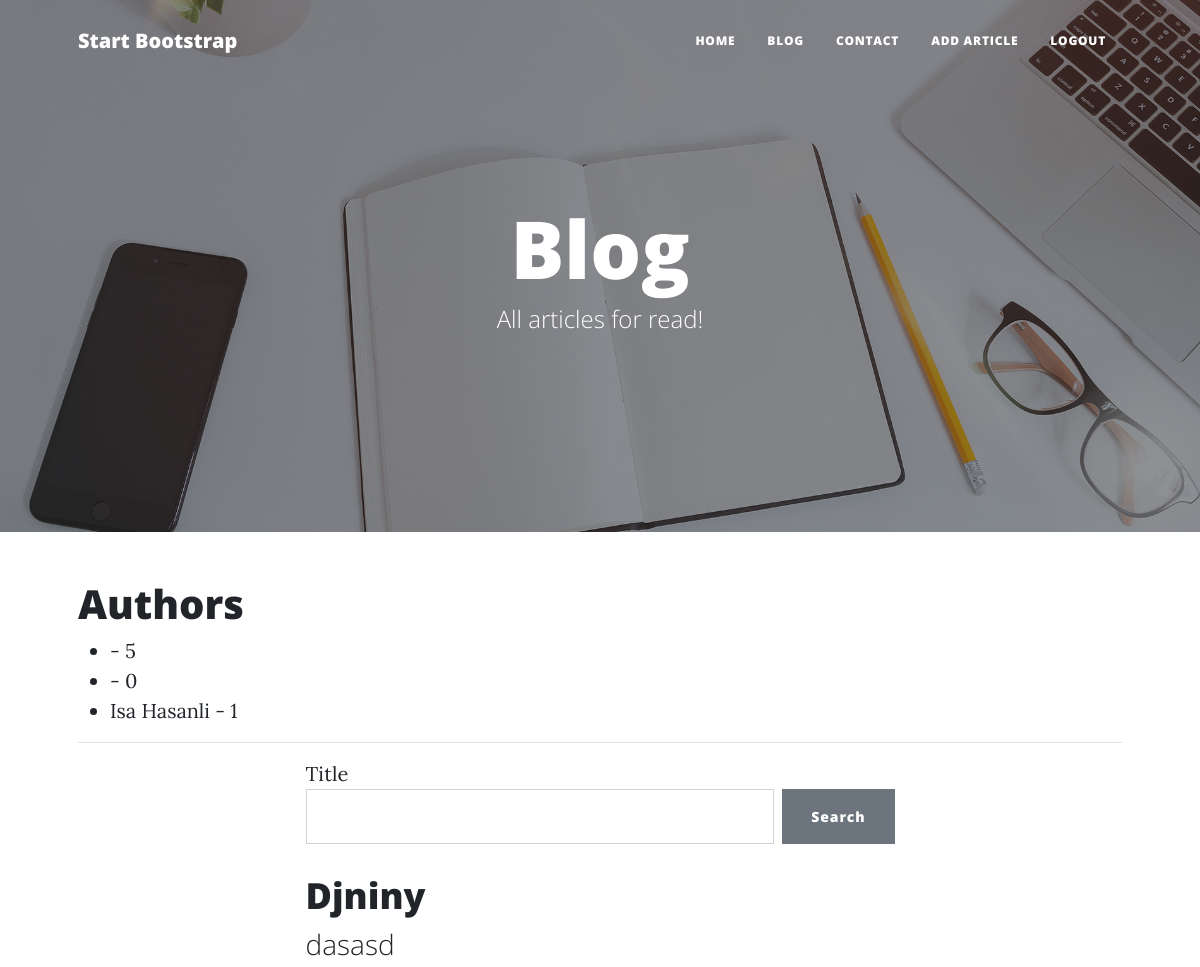
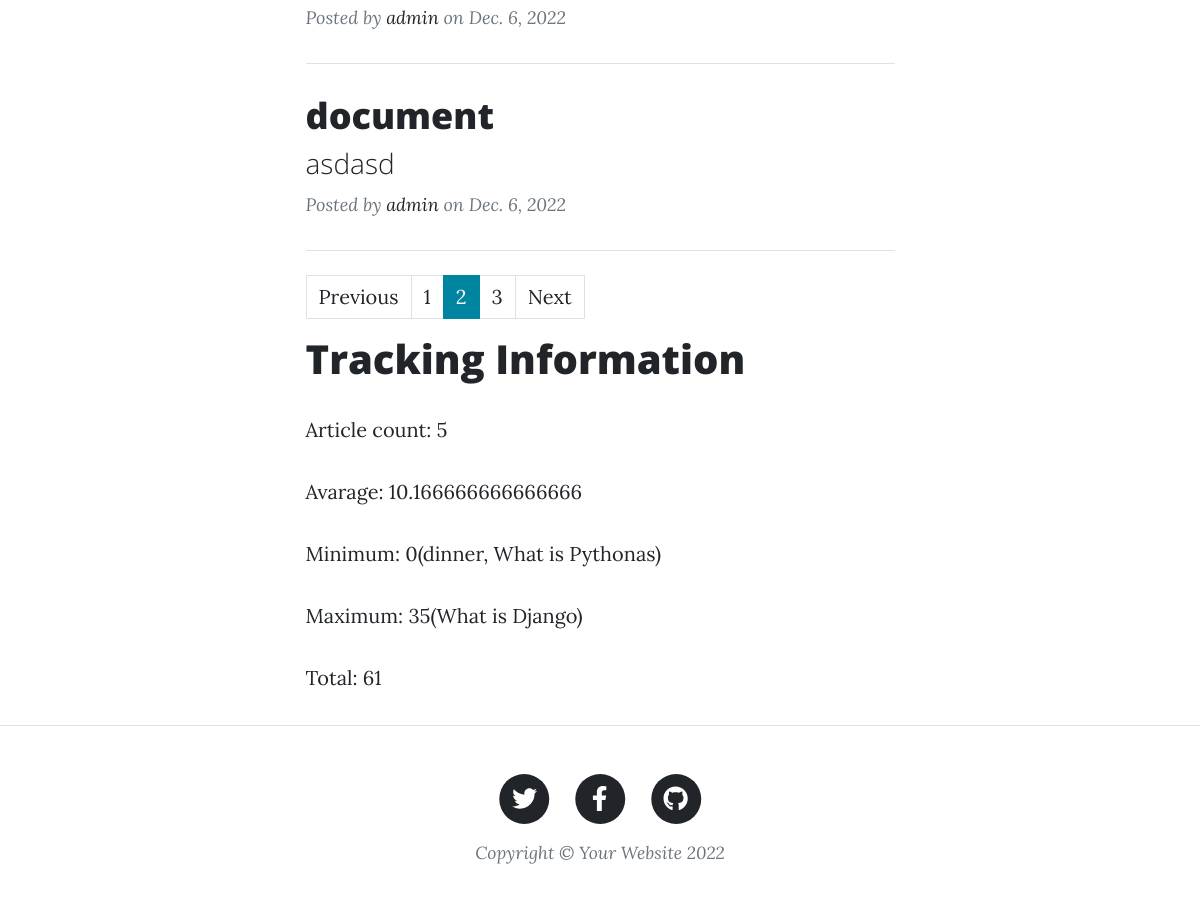
The page /blog/?page=2 (signed in) on the database its author committed (2 pictures, top to bottom).
### blog/models.py (models this page shows, shortened)
class Article(models.Model):
    title = models.CharField(max_length = 200)
    explanation = models.TextField()
    content = models.TextField()
    image = models.ImageField(upload_to = "articles")
    owner = models.ForeignKey(User, on_delete = models.CASCADE, related_name = 'articles')
    view_count = models.PositiveIntegerField(default = 0)
    is_visible = models.BooleanField(default = True)
    created_time = models.DateField(auto_now_add = True)
    updated_time = models.DateField(auto_now = True)
    def get_absolute_url(self):
        return reverse('article_detail', kwargs={'id': self.pk})

### blog/views.py (the view, shortened to what this page needs)
# urls.py: path('', views.blog, name = 'blog'),
@login_required
def blog(request):
    user_id = request.GET.get('author')
    search=request.GET.get('search')
    if user_id:
        author = User.objects.get(id = user_id)
        if author == request.user:
            articles = Article.objects.filter(owner = author)
        else:
            articles = Article.objects.filter(owner = author,is_visible = True)
        paginator = Paginator(articles,2)
        page_number = request.GET.get("page")
        article_obg = paginator.get_page(page_number)
    else:
        articles = Article.objects.filter(Q(is_visible=True) | Q(owner = request.user))
        paginator = Paginator(articles,2)
        page_number = request.GET.get("page")
        article_obg = paginator.get_page(page_number)
    authors = User.objects.all()
    article_statistics = Article.objects.aggregate(min = Min('view_count'),max = Max('view_count'),sum = Sum('view_count'),avg = Avg('view_count'))
    article_count = Article.objects.filter(is_visible = True).count
    min_view_article = Article.objects.filter(view_count = Article.objects.aggregate(min = Min("view_count"))["min"])
    max_view_article = Article.objects.filter(view_count = Article.objects.aggregate(max = Max("view_count"))["max"])
    return render(request,'blog.html', {"article_obg": article_obg,"authors": authors, "article_statistics": article_statistics, "article_count": article_count, "min_view_article": min_view_article, "max_view_article": max_view_article})

### blog/templatetags/urlhelper.py (called while the page is built)
@register.simple_tag
def edit_querystring(request, **kwargs):
    splitted = parse.urlsplit(request.get_full_path())
    querystring = dict(parse.parse_qsl(splitted.query))
    querystring.update(kwargs)
    new_querystring = parse.urlencode(querystring)
    return '?' + new_querystring

### blog/templates/blog.html
{% extends 'layout.html' %}
{% load urlhelper %}
{% block header %}
    {% include 'page-header.html' with title="Blog" description="All articles for read!" image="assets/img/home-bg.jpg" %}
{% endblock header %}
{% block main %}
<div class="container px-4 px-lg-5">
    <div class="row gx-4 gx-lg-5 justify-content-center">
        <div class="position-lg-absolute">
            <h1>Authors</h1>
            <ul>
                {% for author in authors %}
                    <li><a href="{% edit_querystring request page=1 author=author.pk %}">{{author.first_name}} {{author.last_name}} - {{author.articles.count}}</a></li>
                {% endfor %}
            </ul>
            <hr>
        </div>
        <div class="col-md-10 col-lg-8 col-xl-7" style="z-index: 10;">
            <label for="search">Title</label>
            <form action={% url 'blog' %} method="get" class="d-flex">
                <input id="search" class="form-control me-2" name="search" type="text">
                <button type="submit" class="btn btn-secondary">Search</button>
            </form>
            {% for article in article_obg %}
                    <div class="post-preview">
                        <a href="{{article.get_absolute_url}}">
                            <h2 class="post-title">{{article.title}}</h2>
                            <h3 class="post-subtitle text-truncate">{{article.explanation}}</h3>
                        </a>
                        <p class="post-meta">
                            Posted by
                            <a href="{% edit_querystring  request page=1 author=article.owner.id %}">{{article.owner}}</a>
                            on {{article.created_time}}
                        </p>
                    </div>
                    <hr class="my-4" />
            {% endfor %}
            {% if  article_obg%}
            <nav aria-label="...">
                <ul class="pagination">
                {% if article_obg.has_previous%}
                  <li class="page-item">
                    <a class="page-link" href="{% edit_querystring request page=article_obg.previous_page_number %}">Previous</a>
                  </li>
                {% else %}
                  <li class="page-item disabled">
                    <span class="page-link">Previous</span>
                  </li>
                {% endif %}
                {% for page_number in article_obg.paginator.page_range %}
                {% if page_number == article_obg.number %}
                    <li class="page-item active" aria-current="page">
                        <a class="page-link" href="{% edit_querystring request page=page_number %}">{{page_number}}</a>
                    </li>
                {% else %}
                    <li class="page-item" aria-current="page">
                        <a class="page-link" href="{% edit_querystring request page=page_number %}">{{page_number}}</a>
                    </li>
                {% endif %}
                {% endfor %}
                {% if article_obg.has_next%}
                  <li class="page-item">
                    <a class="page-link" href="{% edit_querystring request page=article_obg.next_page_number %}">Next</a>
                  </li>
                {% else %}
                  <li class="page-item disabled">
                    <span class="page-link">Next</span>
                  </li>
                {% endif %}
                </ul>
              </nav>
              {% endif %}
            <h1>Tracking Information</h1>
            <p>Article count: {{article_count}}</p>
            <p>Avarage: {{article_statistics.avg}}</p>
            <p>Minimum: {{article_statistics.min}}({% for article in min_view_article %}{% if forloop.last%}{{article.title}}{% else %}{{article.title}}, {% endif %}{% endfor %})</p>
            <p>Maximum: {{article_statistics.max}}({% for article in max_view_article %}{% if forloop.last%}{{article.title}}{% else %}{{article.title}}, {% endif %}{% endfor %})</p>
            <p>Total: {{article_statistics.sum}}</p>
        </div>
    </div>
</div>{% endblock main %}

### templates/layout.html (shortened to what this page needs)
<!DOCTYPE html>
{% load static %}
<html lang="en">
    <head>
        <link href={% static 'css/styles.css' %} rel="stylesheet" />
    </head>
    <body>
        {% include 'navbar.html' %}
        {% block header %}
        {% endblock header %}
        <main>
          {% block main %}
        {% endblock main %}
        </main>
        {% include 'footer.html' %}
    </body>
</html>

### templates/navbar.html (shortened to what this page needs)
<nav class="navbar navbar-expand-lg navbar-light" id="mainNav">
    <div class="container px-4 px-lg-5">
        <a class="navbar-brand" href="{% url 'home' %}">Start Bootstrap</a>
        <div class="collapse navbar-collapse" id="navbarResponsive">
            <ul class="navbar-nav ms-auto py-4 py-lg-0">
                <li class="nav-item"><a class="nav-link px-lg-3 py-3 py-lg-4" href={% url 'home' %} >Home</a></li>
                <li class="nav-item"><a class="nav-link px-lg-3 py-3 py-lg-4" href={% url 'blog' %} >Blog</a></li>
                <li class="nav-item"><a class="nav-link px-lg-3 py-3 py-lg-4" href={% url 'contact' %}>Contact</a></li>
                {% if user.is_authenticated %}
                <li class="nav-item"><a class="nav-link px-lg-3 py-3 py-lg-4" href={% url 'add_article' %}>Add Article</a></li>
                <li class="nav-item"><a class="nav-link px-lg-3 py-3 py-lg-4" href={% url 'logout' %}>Logout</a></li>
                {% else %}
                <li class="nav-item"><a class="nav-link px-lg-3 py-3 py-lg-4" href={% url 'login' %}>Login</a></li>
                <li class="nav-item"><a class="nav-link px-lg-3 py-3 py-lg-4" href={% url 'register' %}>Register</a></li>
                {% endif %}
            </ul>
        </div>
    </div>
</nav>

### templates/page-header.html
{% load static %}
<header class="masthead" style="background-image: url({% static image %} )">
    <div class="container position-relative px-4 px-lg-5">
        <div class="row gx-4 gx-lg-5 justify-content-center">
            <div class="col-md-10 col-lg-8 col-xl-7">
                <div class="site-heading">
                    <h1>{{title}}</h1>
                    <span class="subheading">{{description}}</span>
                </div>
            </div>
        </div>
    </div>
</header>

### templates/footer.html
<footer class="border-top">
    <div class="container px-4 px-lg-5">
        <div class="row gx-4 gx-lg-5 justify-content-center">
            <div class="col-md-10 col-lg-8 col-xl-7">
                <ul class="list-inline text-center">
                    <li class="list-inline-item">
                        <a href="#!">
                            <span class="fa-stack fa-lg">
                                <i class="fas fa-circle fa-stack-2x"></i>
                                <i class="fab fa-twitter fa-stack-1x fa-inverse"></i>
                            </span>
                        </a>
                    </li>
                    <li class="list-inline-item">
                        <a href="#!">
                            <span class="fa-stack fa-lg">
                                <i class="fas fa-circle fa-stack-2x"></i>
                                <i class="fab fa-facebook-f fa-stack-1x fa-inverse"></i>
                            </span>
                        </a>
                    </li>
                    <li class="list-inline-item">
                        <a href="#!">
                            <span class="fa-stack fa-lg">
                                <i class="fas fa-circle fa-stack-2x"></i>
                                <i class="fab fa-github fa-stack-1x fa-inverse"></i>
                            </span>
                        </a>
                    </li>
                </ul>
                <div class="small text-center text-muted fst-italic">Copyright &copy; Your Website 2022</div>
            </div>
        </div>
    </div>
</footer>

### rows shown on the page
Article: title "Djniny", explanation "dasasd", owner "admin", created_time "Dec. 6, 2022"
Article: title "document", explanation "asdasd", owner "admin", created_time "Dec. 6, 2022"
Article: title "dinner"
Article: title "What is Pythonas"
Article: title "What is Django"

### other values the page prints
{{ title }} "Blog"
{{ description }} "All articles for read!"
{{ author.articles.count }} "5"
{{ author.articles.count }} "0"
{{ author.first_name }} "Isa"
{{ author.last_name }} "Hasanli"
{{ author.articles.count }} "1"
{{ page_number }} "1" "3"
{{ page_number }} "2"
{{ article_count }} "5"
{{ article_statistics.avg }} "10.166666666666666"
{{ article_statistics.min }} "0"
{{ article_statistics.max }} "35"
{{ article_statistics.sum }} "61"
